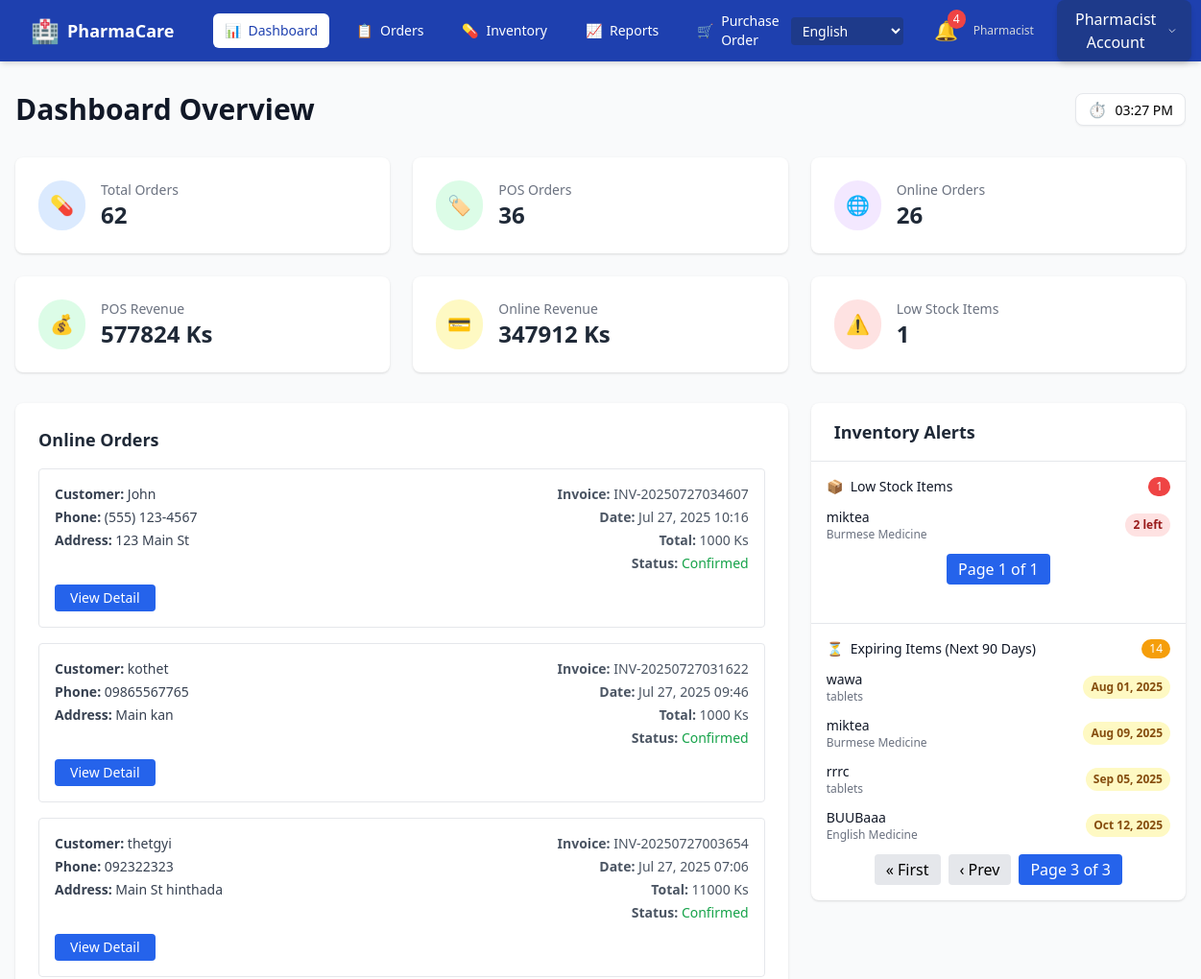
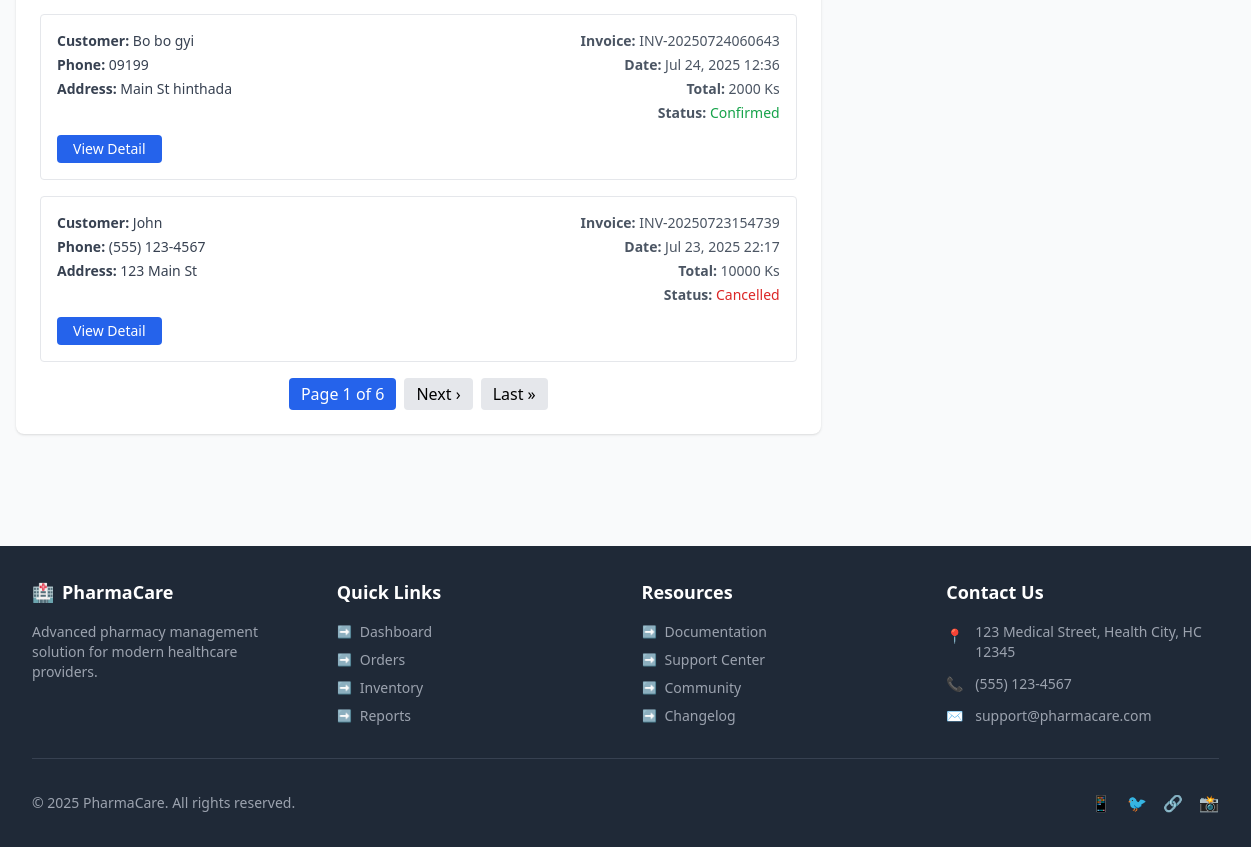
The page /en/pharmacist-dashboard/?expiring_page=3 (signed in) on the database as committed earlier (2 pictures, top to bottom).
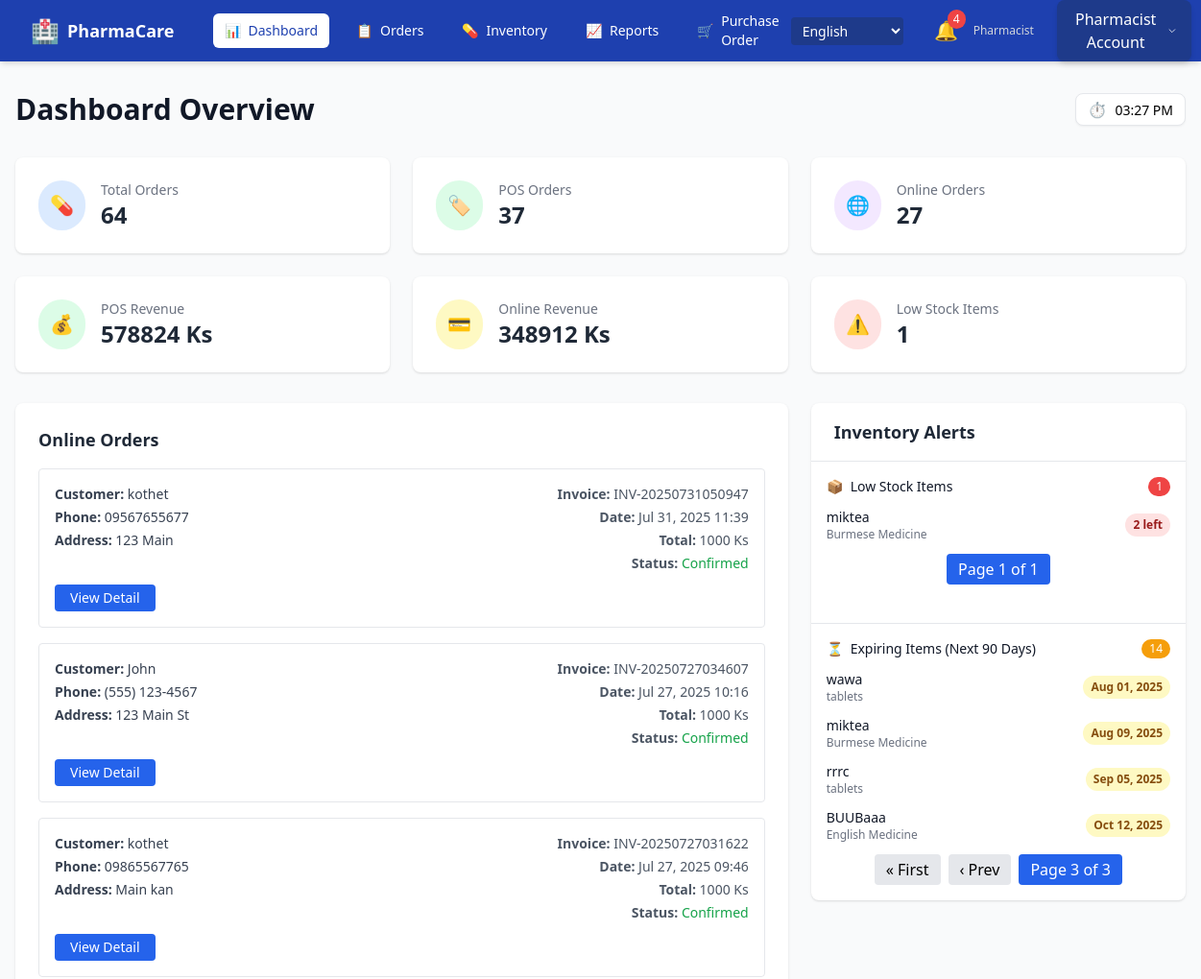
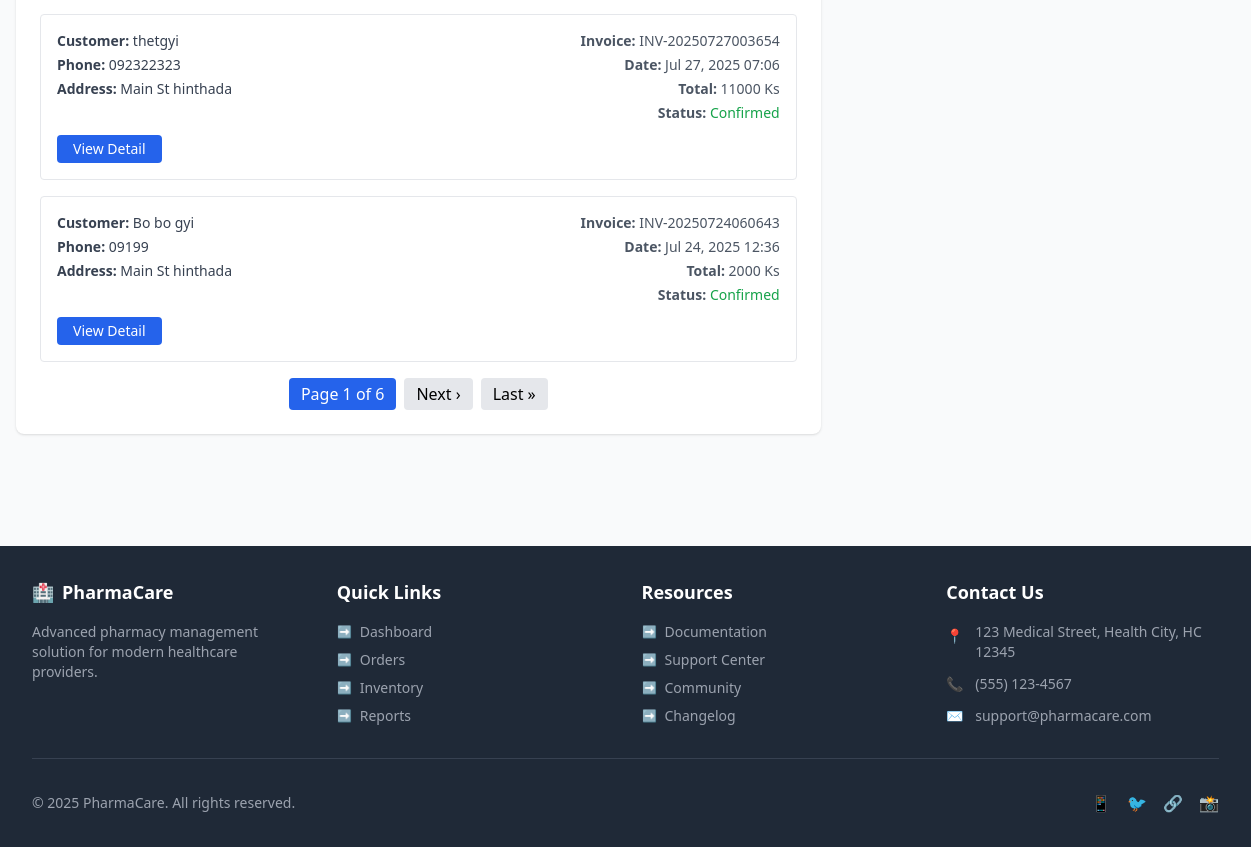
The same page on the database as committed later (2 pictures, top to bottom).
### ourapp/models.py (models this page shows, shortened)
class Sale(models.Model):
    STATUS_CHOICES = [
        ('pending', _('Pending')),
        ('confirmed', _('Confirmed')),
        ('cancelled', _('Cancelled')),
    ]
    user = models.ForeignKey(User, on_delete=models.CASCADE, verbose_name=_("User"))
    invoice_no = models.CharField(max_length=100, verbose_name=_("Invoice No"))
    name = models.CharField(max_length=255, blank=True, null=True, verbose_name=_("Customer Name"))
    phone = models.CharField(max_length=50, blank=True, null=True, verbose_name=_("Phone"))
    address = models.CharField(max_length=255, blank=True, null=True, verbose_name=_("Address"))
    total_amount = models.PositiveIntegerField(verbose_name=_("Total Amount"))
    created_date = models.DateTimeField(auto_now_add=True, verbose_name=_("Created Date"))
    status = models.CharField(max_length=20, choices=STATUS_CHOICES, default='pending', blank=True, null=True, verbose_name=_("Status"))

class Item(models.Model):
    category = models.ForeignKey(Category, on_delete=models.CASCADE, verbose_name=_("Category"))
    item_photo = models.ImageField(upload_to='photos', verbose_name=_("Photo"))
    primary_supplier = models.ForeignKey(Supplier, on_delete=models.CASCADE, blank=True, null=True, verbose_name=_("Primary Supplier"))
    strength = models.CharField(max_length=50, blank=True, null=True, verbose_name=_("Strength"))
    item_name = models.CharField(max_length=255, verbose_name=_("Item Name"))
    item_quantity = models.PositiveIntegerField(verbose_name=_("Quantity"))
    item_price = models.PositiveIntegerField(verbose_name=_("Selling Price"))
    purcharse_price = models.PositiveIntegerField(default=0, verbose_name=_("Purchase Price"))
    reorder_level = models.PositiveIntegerField(default=0, blank=True, null=True, verbose_name=_("Reorder Level"))
    item_description = models.TextField(verbose_name=_("Description"))
    exp_date = models.DateField(verbose_name=_("Expiry Date"))
    brand_name = models.CharField(max_length=255, blank=True, null=True, verbose_name=_("Brand Name"))
    batch_number = models.CharField(max_length=100, blank=True, null=True, verbose_name=_("Batch Number"))
    stock_minimum = models.PositiveIntegerField(default=10, verbose_name=_("Minimum Stock"))
    is_limited = models.BooleanField(default=False, verbose_name=_("Limited Stock"))
    max_quantity = models.PositiveIntegerField(default=5, verbose_name=_("Maximum Quantity"))
    last_ordered = models.DateField(blank=True, null=True, verbose_name=_("Last Ordered"))

class Category(models.Model):
    name = models.CharField(max_length=100, unique=True, verbose_name=_("Name"))
    description = models.TextField(blank=True, null=True, verbose_name=_("Description"))
    def __str__(self):
        return self.name

### ourapp/views.py (the view)
# urls.py: path('pharmacist-dashboard/', pharmacist_dashboard_view, name='pharmacist_dashboard'),
@login_required
def pharmacist_dashboard_view(request):
    if request.user.userprofile.role != 'pharmacist':
        return HttpResponseForbidden("Unauthorized")
    pos_orders = Cart.objects.filter(payment_method__in=['cash', 'mobile', 'print'])
    pos_total = pos_orders.count()
    pos_revenue = pos_orders.aggregate(total=Coalesce(Sum('total_amount'), 0))['total']
    online_orders_queryset = (
        Sale.objects
        .exclude(user__userprofile__role='pharmacist')
        .select_related('user')
        .order_by('-created_date')
    )
    paginator = Paginator(online_orders_queryset, 5)  # 5 orders per page
    page_number = request.GET.get('page')
    online_orders_list = paginator.get_page(page_number)
    online_total = online_orders_queryset.count()
    online_revenue = online_orders_queryset.aggregate(total=Coalesce(Sum('total_amount'), 0))['total']
    total_orders = pos_total + online_total
    low_stock_queryset = Item.objects.filter(item_quantity__lt=10).order_by('item_quantity')
    low_stock_paginator = Paginator(low_stock_queryset, 5)  # 5 items per page
    low_stock_page_number = request.GET.get('low_stock_page')
    low_stock_items = low_stock_paginator.get_page(low_stock_page_number)
    low_stock_count = low_stock_queryset.count()
    today = datetime.date.today()
    expiring_queryset = Item.objects.filter(exp_date__lte=today + datetime.timedelta(days=90)).order_by('exp_date')
    expiring_paginator = Paginator(expiring_queryset, 5)  # 5 items per page
    expiring_page_number = request.GET.get('expiring_page')
    expiring_items = expiring_paginator.get_page(expiring_page_number)
    expiring_count = expiring_queryset.count()
    for order in online_orders_list:
        if not order.name:
            order.name = order.user.username
    dashboard_stats = [
    {
        'label': 'Total Orders',
        'icon': '💊',  # was fa-prescription-bottle-alt
        'bg': 'bg-blue-100',
        'text': 'text-blue-600',
        'value': total_orders
    },
    {
        'label': 'POS Orders',
        'icon': '🏷️',  # was fa-cash-register
        'bg': 'bg-green-100',
        'text': 'text-green-600',
        'value': pos_total
    },
    {
        'label': 'Online Orders',
        'icon': '🌐',  # was fa-globe
        'bg': 'bg-purple-100',
        'text': 'text-purple-600',
        'value': online_total
    },
    {
        'label': 'POS Revenue',
        'icon': '💰',  # was fa-dollar-sign
        'bg': 'bg-green-100',
        'text': 'text-green-600',
        'value': f"{pos_revenue} Ks"
    },
    {
        'label': 'Online Revenue',
        'icon': '💳',  # was fa-credit-card
        'bg': 'bg-yellow-100',
        'text': 'text-yellow-600',
        'value': f"{online_revenue} Ks"
    },
    {
        'label': 'Low Stock Items',
        'icon': '⚠️',  # was fa-exclamation-triangle
        'bg': 'bg-red-100',
        'text': 'text-red-600',
        'value': low_stock_count
    },
]
    context = {
        'dashboard_stats': dashboard_stats,
        'low_stock_items': low_stock_items,
        'expiring_items': expiring_items,
        'online_orders_list': online_orders_list,
    }
    return render(request, 'pharmacist/dashboard.html', context)

### ourapp/context_processors.py (called while the page is built)
def expiry_alert_items(request):
    if request.user.is_authenticated and hasattr(request.user, 'userprofile'):
        if request.user.userprofile.role == 'pharmacist':
            today = date.today()
            threshold_date = today + timedelta(days=90)
            expiring_items = Item.objects.filter(exp_date__lte=threshold_date, exp_date__gte=today).order_by('exp_date')
            return {'expiring_items': expiring_items}
    return {}

### templates/pharmacist/dashboard.html (shortened to what the changed rows need)
{% load i18n %}
<!DOCTYPE html>
<html lang="en">
<head>
    <script src="https://cdn.tailwindcss.com"></script>
</head>
<body class="bg-gray-50 flex flex-col min-h-screen">
    <div class="w-full px-4 py-8">
        <div class="mb-8">
            <div class="flex justify-between items-center">
                <div>
                    <h1 class="text-3xl font-bold text-gray-900">{% trans "Dashboard Overview" %}</h1>
                </div>
            </div>
        </div>
        <div class="grid grid-cols-1 md:grid-cols-2 lg:grid-cols-3 gap-6 mb-8">
            {% for stat in dashboard_stats %}
            <div class="card bg-white rounded-lg p-6 shadow hover:shadow-lg smooth-transition">
                <div class="flex items-center">
                    <div class="rounded-full {{ stat.bg }} p-3 mr-4">
                        <span class="{{ stat.text }} text-xl">{{ stat.icon }}</span>
                    </div>
                    <div>
                        <p class="text-gray-500 text-sm">{% trans stat.label %}</p>
                        <p class="text-2xl font-bold text-gray-800">{{ stat.value }}</p>
                    </div>
                </div>
            </div>
            {% endfor %}
        </div>
        <div class="grid grid-cols-1 lg:grid-cols-3 gap-6">
            <div class="lg:col-span-2">
                <div class="card bg-white rounded-lg p-6 shadow mb-8">
                    <h2 class="text-lg font-semibold text-gray-800 mb-4">{% trans "Online Orders" %}</h2>
{% if online_orders_list %}
    <div class="space-y-4">
        {% for order in online_orders_list %}
            <div class="border border-gray-200 rounded p-4 hover:bg-gray-50 transition">
                <div class="flex justify-between items-start flex-wrap">
                    <div class="text-sm text-gray-700 space-y-1">
                        <p><strong>{% trans "Customer:" %}</strong> {{ order.name|default:order.user.username }}</p>
                        <p><strong>{% trans "Phone:" %}</strong> {{ order.phone|default:"-" }}</p>
                        <p><strong>{% trans "Address:" %}</strong> {{ order.address|default:"-" }}</p>
                    </div>
                    <div class="text-sm text-gray-600 text-right space-y-1 mt-3 md:mt-0">
                        <p><strong>{% trans "Invoice:" %}</strong> {{ order.invoice_no }}</p>
                        <p><strong>{% trans "Date:" %}</strong> {{ order.created_date|date:"M d, Y H:i" }}</p>
                        <p><strong>{% trans "Total:" %}</strong> {{ order.total_amount }} {% trans "Ks" %}</p>
                        <p><strong>{% trans "Status:" %}</strong>
                            {% if order.status == "pending" %}
                                <span class="text-yellow-600 font-medium">{% trans "Pending" %}</span>
                            {% elif order.status == "confirmed" %}
                                <span class="text-green-600 font-medium">{% trans "Confirmed" %}</span>
                            {% elif order.status == "cancelled" %}
                                <span class="text-red-600 font-medium">{% trans "Cancelled" %}</span>
                            {% endif %}
                        </p>
                    </div>
                </div>
                <button onclick="viewOrderDetail({{ order.id }})"
                        class="mt-3 bg-blue-600 text-white px-4 py-1 rounded text-sm hover:bg-blue-700">
                    {% trans "View Detail" %}
                </button>
            </div>
        {% endfor %}
    </div>
{% else %}
    <p class="text-gray-500">{% trans "No online orders yet." %}</p>
{% endif %}
                </div>
            </div>
            <div class="space-y-6">
                <div class="card bg-white rounded-lg shadow overflow-hidden">
                    <div class="px-6 py-4 border-b border-gray-200">
                        <h2 class="text-lg font-semibold text-gray-800">{% trans "Inventory Alerts" %}</h2>
                    </div>
                    <div class="divide-y divide-gray-200">
<div class="p-4">
    <ul class="space-y-3">
        {% for item in low_stock_items %}
        <li class="flex justify-between items-center">
            <div>
                <p class="text-sm font-medium text-gray-900">{{ item.item_name }}</p>
                <p class="text-xs text-gray-500">{{ item.category }}</p>
            </div>
            <span class="text-xs font-semibold px-2 py-1 rounded-full
                {% if item.item_quantity < 5 %}bg-red-100 text-red-800
                {% else %}bg-yellow-100 text-yellow-800{% endif %}">
                {{ item.item_quantity }} {% trans "left" %}
            </span>
        </li>
        {% empty %}
        <li class="text-center text-sm text-gray-500 py-2">
            {% trans "No low stock items" %}
        </li>
        {% endfor %}
    </ul>
</div>
<div class="p-4 mt-6">
    <ul class="space-y-3">
        {% for item in expiring_items %}
        <li class="flex justify-between items-center">
            <div>
                <p class="text-sm font-medium text-gray-900">{{ item.item_name }}</p>
                <p class="text-xs text-gray-500">{{ item.category }}</p>
            </div>
            <span class="text-xs font-semibold px-2 py-1 rounded-full bg-yellow-100 text-yellow-800">
                {{ item.exp_date|date:"M d, Y" }}
            </span>
        </li>
        {% empty %}
        <li class="text-center text-sm text-gray-500 py-2">
            {% trans "No expiring items" %}
        </li>
        {% endfor %}
    </ul>
</div>
                    </div>
                </div>
            </div>
        </div>
    </div>
</body>
</html>

Rows that differ between the two databases and show on the page:
no longer on this page (row unchanged): Sale: name "John", phone "(555) 123-4567", address "123 Main St", invoice_no "INV-20250723154739", created_date "Jul 23, 2025 22:17", total_amount "10000"
added Sale: name "kothet", phone "09567655677", address "123 Main", invoice_no "INV-20250731050947", created_date "Jul 31, 2025 11:39", total_amount "1000"
Other text that changed with them:
new list line: "💊 Total Orders 64"
new list line: "🏷️ POS Orders 37"
new list line: "🌐 Online Orders 27"
new list line: "💰 POS Revenue 578824 Ks"
new list line: "💳 Online Revenue 348912 Ks"
list line gone: "💊 Total Orders 62"
list line gone: "🏷️ POS Orders 36"
list line gone: "🌐 Online Orders 26"
list line gone: "💰 POS Revenue 577824 Ks"
list line gone: "💳 Online Revenue 347912 Ks"
